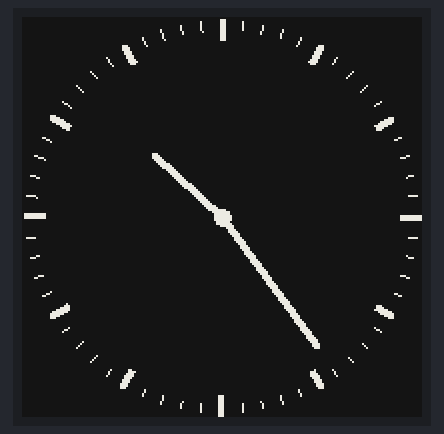
The sketch below on a simulated ESP32. On the bench: 200×200 one-colour display. The local clock reads 2024-03-15 10:24:30 at power-on unless the sketch sets it.

Above: at 2.3 s.
At 30.9 s:
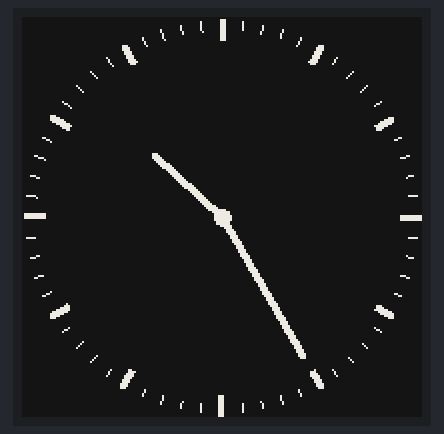
At 91.4 s:
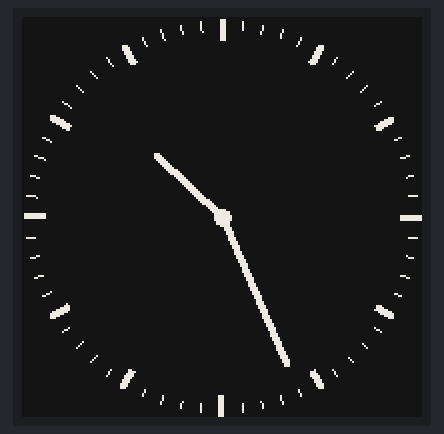

The sketch:

Analog-for-Watchy.ino
```cpp
// (licence header left out)
#include <Watchy.h>
#include "RTClib.h"

//inherit and extend Watchy class
class WatchFace : public Watchy {
  public:
    //override this method to customize how the watch face looks
    void drawWatchFace() {

      // toggle between light and dark mode
      bool light = false;

      uint8_t myHour;
      uint8_t myMinute;
      uint8_t radius;
      float angle_hourScale;
      float angle_minuteScale;
      float angle_hourHand;
      float angle_minuteHand;
      float pi = 3.1415926535897932384626433832795;

      display.fillScreen(light ? GxEPD_WHITE : GxEPD_BLACK);
      display.setTextColor(light ? GxEPD_BLACK : GxEPD_WHITE);

      // draw outer circle
      //display.drawCircle(100, 100, 99, light ? GxEPD_BLACK : GxEPD_WHITE);
      //display.drawCircle(100, 100, 98, light ? GxEPD_BLACK : GxEPD_WHITE);

      myHour = currentTime.Hour > 12 ? currentTime.Hour - 12 : currentTime.Hour;
      myMinute = currentTime.Minute;

      angle_hourScale   = 2*pi/12;
      angle_minuteScale = 2*pi/60;
      angle_hourHand    = angle_hourScale*(myHour-3)+2*pi/720*myMinute;
      angle_minuteHand  = angle_minuteScale*(myMinute-15);

      // draw minute scale
      radius = 98;
      for (uint8_t i=0; i<60; i++) {
        display.drawLine(100, 100, 100+radius*cos(angle_minuteScale*i), 100+radius*sin(angle_minuteScale*i), light ? GxEPD_BLACK : GxEPD_WHITE);
      }
      display.fillCircle(100, 100, 93, light ? GxEPD_WHITE : GxEPD_BLACK);

      // draw hour scale
      radius = 98;
      for (uint8_t i=0; i<12; i++) {
        drawHand (radius, angle_hourScale*i, light);
      }
      display.fillCircle(100, 100, 88, light ? GxEPD_WHITE : GxEPD_BLACK);

      // draw hour hand
      radius = 45;
      drawHand (radius, angle_hourHand, light);

      // draw minute hand
      radius = 80;
      drawHand (radius, angle_minuteHand, light);

      // draw center point
      display.fillCircle(100, 100, 4, light ? GxEPD_BLACK : GxEPD_WHITE);
  }

  // helper function for hands drawing
  void drawHand (uint8_t _radius_, float _angle_, bool _light_) {
    float x = _radius_*cos(_angle_);
    float y = _radius_*sin(_angle_);
    display.drawLine(99, 99, 99+x, 99+y, _light_ ? GxEPD_BLACK : GxEPD_WHITE);
    display.drawLine(99, 100, 99+x, 100+y, _light_ ? GxEPD_BLACK : GxEPD_WHITE);
    display.drawLine(99, 101, 99+x, 101+y, _light_ ? GxEPD_BLACK : GxEPD_WHITE);
    display.drawLine(100, 99, 100+x, 99+y, _light_ ? GxEPD_BLACK : GxEPD_WHITE);
    display.drawLine(100, 100, 100+x, 100+y, _light_ ? GxEPD_BLACK : GxEPD_WHITE);
    display.drawLine(100, 101, 100+x, 101+y, _light_ ? GxEPD_BLACK : GxEPD_WHITE);
    display.drawLine(101, 99, 101+x, 99+y, _light_ ? GxEPD_BLACK : GxEPD_WHITE);
    display.drawLine(101, 100, 101+x, 100+y, _light_ ? GxEPD_BLACK : GxEPD_WHITE);
    display.drawLine(101, 101, 101+x, 101+y, _light_ ? GxEPD_BLACK : GxEPD_WHITE);
  }
};

//instantiate watchface and rtc
WatchFace m;
RTC_DS3231 rtc;

void setup(){

  // start rtc and set time, if necessary
  rtc.begin();
  if (rtc.lostPower()) {
    rtc.adjust(DateTime(F(__DATE__), F(__TIME__)));
    // This line sets the RTC with an explicit date & time, for example to set
    // January 21, 2014 at 3am you would call:
    // rtc.adjust(DateTime(2014, 1, 21, 3, 0, 0));
  }

  m.init();
}

void loop() {
  // this should never run, Watchy deep sleeps after init();
}
```

Measured:
- what the display in image 1 shows lasts 60.6 s, from 30.8 s to 91.4 s
